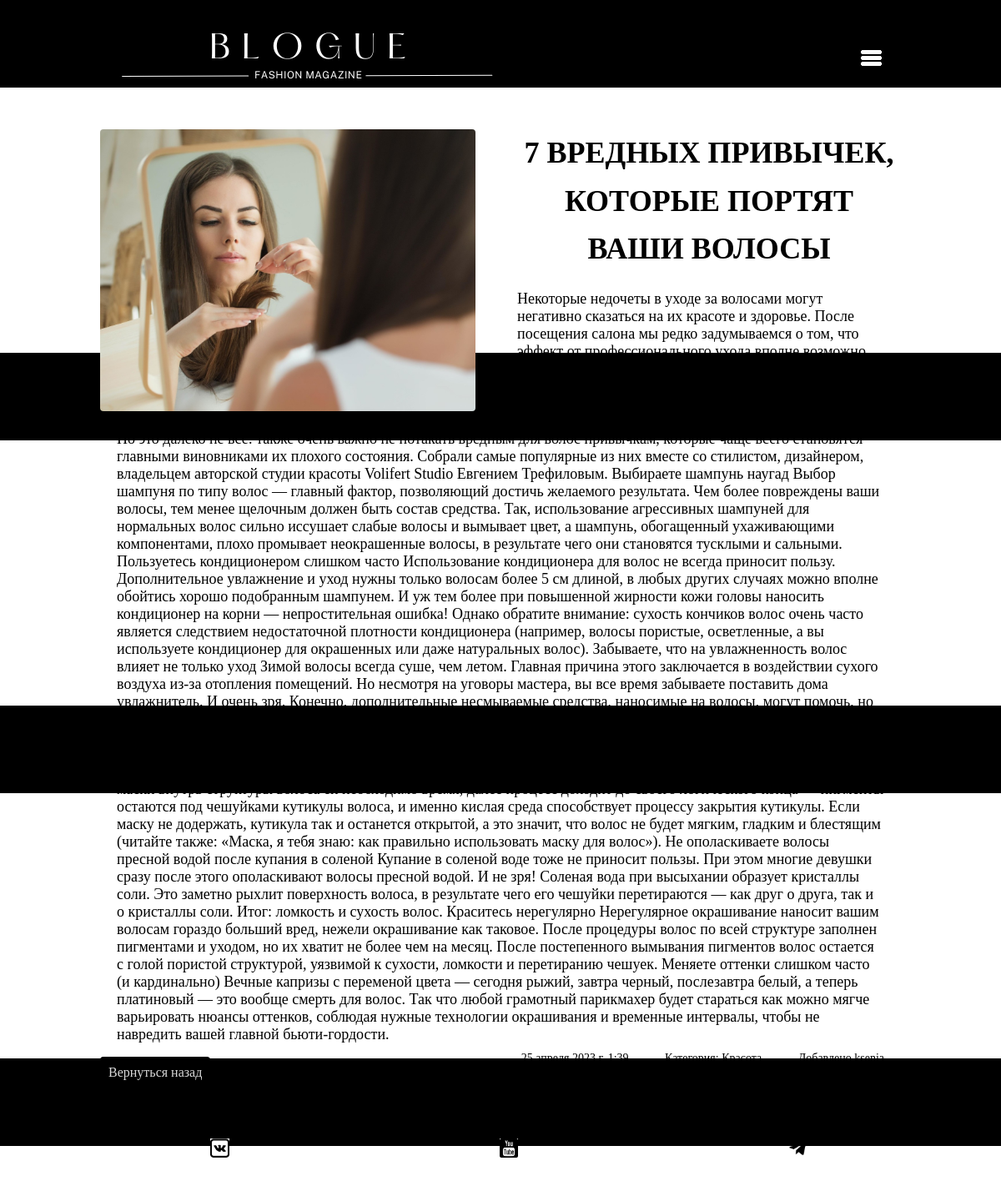
The app's page /articles/7-vrednykh-privychek/ with its own data.
### articles/models.py (models this page shows, shortened)
class Article(models.Model):
    title = models.CharField(max_length=150, verbose_name='Название')
    slug = models.SlugField(verbose_name='Слаг')
    body = models.TextField(verbose_name='Статья')
    date = models.DateTimeField(auto_now_add=True)
    thumb = models.ImageField(default='default.jpeg', blank=True, verbose_name='Изображение')
    author = models.ForeignKey(User, on_delete=models.CASCADE, default=None)
    category = models.CharField(choices=categories, default='Мода', max_length=15, verbose_name='Категория')

### articles/views.py (the view)
# urls.py: path('<slug:slug>/', views.article_detail, name='detail'),
def article_detail(request, slug):
    article = Article.objects.get(slug=slug)
    return render(request, 'articles/article_detail.html', {'article': article})

### articles/templates/articles/article_detail.html (shortened to what this page needs)
{% extends 'base_layout.html' %}
{% block content %}
<div class="article-detail">
    <div class="article">
        <img src="{{ article.thumb.url }}">
        <h2>{{ article.title }}</h2>
        <p>{{ article.body }}</p>
        <div class="categories">
            <p>{{ article.date }}</p>
            <p>Категория: {{article.category}}</p>
            <p>Добавлено {{ article.author.username }}</p>
        </div>
    </div>
    <a href="#" onclick="history.back();return false;" class="history-back">Вернуться назад</a>
    </div>
</div>
{% endblock %}

### assets/styles.css (style rules this page uses)
body { background-color: #f5; background-image: url(background1.png); background-repeat-y: no-repeat; color: #000; }
body * { font-family: Ubuntu; }
h1, h2, h3, h4, h5 { font-weight: normal; margin: 0; }
a, a:hover { color: #000; text-decoration: none; }
.article { padding: 10px; position: relative; font-size: 18px; }
.article h2 { font-size: 1.7em; font-weight:600; line-height: 1.6; text-align: center; text-transform: uppercase; }
.article img { width: 450px; display: block; margin-left: auto; margin-right: 50px; margin-bottom: 1px; float: left; padding: 10px border: 3px solid black; border-radius: 4px; }
.article-detail .article { padding: 0; }
.article-detail .article img { max-width: 100%; }
.article-detail .article h2 { text-align: center; margin: 20px auto; font-size: 2em }
.article-detail .article p { margin: 10px 20px; }
.article-detail .article .categories p { display: inline; }
.article-detail .article .categories { text-align: end; font-size: 14px }
a.history-back { padding: 10px; background: #000; position: absolute; margin: 0; color: #d9d9d9; border-radius: 4px; position: relative; }

### records on screen
Article: thumb (picture), title "7 ВРЕДНЫХ ПРИВЫЧЕК, КОТОРЫЕ ПОРТЯТ ВАШИ ВОЛОСЫ", body "Некоторые недочеты в уходе за волосами могут негативно сказаться на их красоте и здоровье. После посещения салона мы редко задумываемся о том, что эффект от профессионального ухода вполне возможно продлить до следующего визита, а не на пару-тройку дней, как это обычно бывает. Здоровье волос требует не меньше усилий и внимания, чем кожа лица и тела. Причем результат ухода в большей мере зависит от качества подобранных средств и приемов, которые вы используете. Но это далеко не все: также очень важно не потакать вредным для волос привычкам, которые чаще всего становятся главными виновниками их плохого состояния. Собрали самые популярные из них вместе со стилистом, дизайнером, владельцем…", date "25 апреля 2023 г. 1:39", category "Красота", author.username "ksenia"
